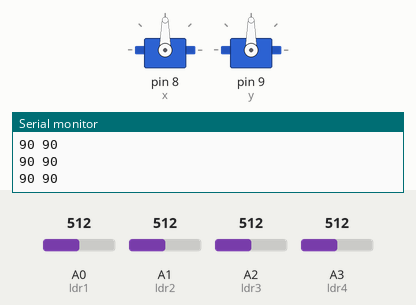
A sketch run on a simulated Arduino Uno, built with avr-gcc and run on an emulated ATmega328P. Shown: 2 × servo, the last lines printed to the serial monitor. Inputs (shaded band) come from the test bench; at power-on: A0 (ldr1) = 512, A1 (ldr2) = 512, A3 (ldr4) = 512, A2 (ldr3) = 512.

Above: at 1.2 s.
1.3 s: A0 (ldr1) set to 716
At 2.4 s:
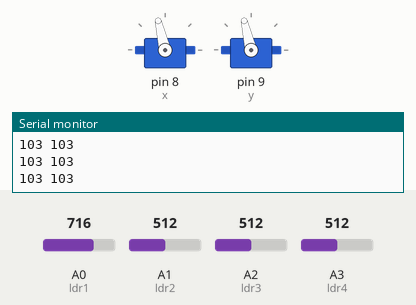
2.9 s: A1 (ldr2) set to 716
At 4.0 s:
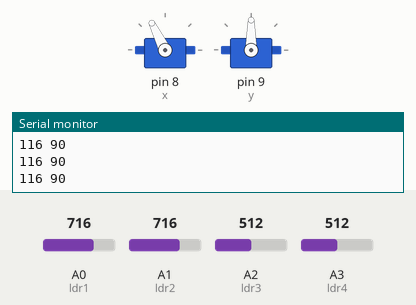
4.5 s: A3 (ldr4) set to 716
At 5.6 s:
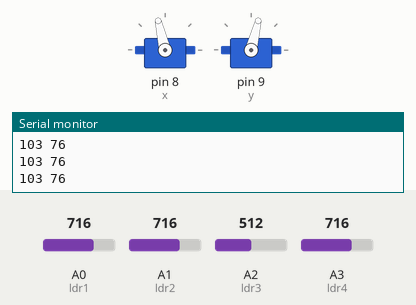
6.1 s: A2 (ldr3) set to 992
At 7.3 s:
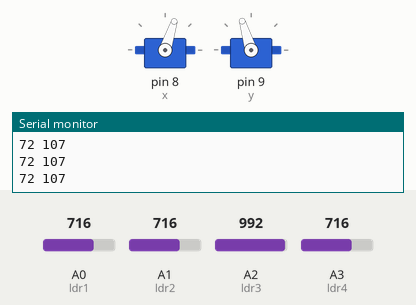
7.7 s: A0 (ldr1) set to 992
At 8.9 s:
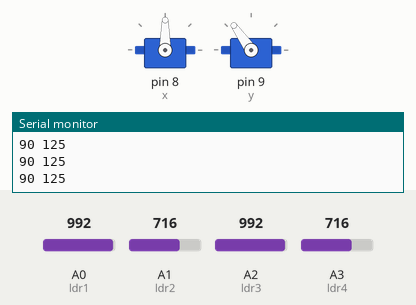
9.3 s: A1 (ldr2) set to 306
At 10.5 s:
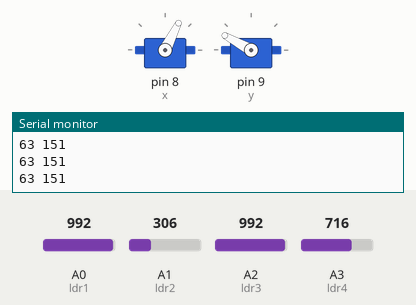
Timing chart, 0 to 11.9 s (numbered marks = the images above; inputs shaded):
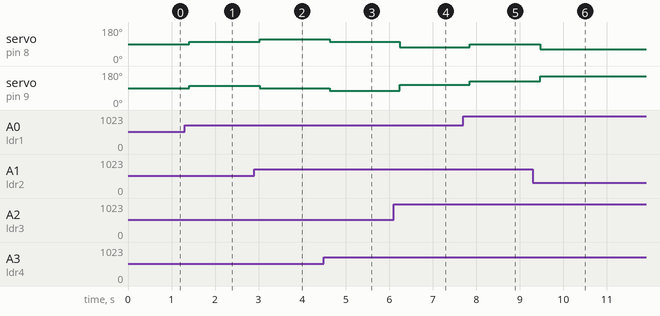

Measured:
- after the input at 1.3 s, servo on pin 8 (x), servo on pin 9 (y): 90° → 103° after 0.11 s
- after the input at 2.9 s, servo on pin 8 (x): 103° → 116° after 0.12 s; servo on pin 9 (y): 103° → 90° after 0.12 s
- after the input at 4.5 s, servo on pin 8 (x): 116° → 103° after 0.13 s; servo on pin 9 (y): 90° → 76° after 0.13 s
- after the input at 6.1 s, servo on pin 8 (x): 103° → 72° after 0.14 s; servo on pin 9 (y): 76° → 107° after 0.14 s
- after the input at 7.7 s, servo on pin 8 (x): 72° → 90° after 0.16 s; servo on pin 9 (y): 107° → 125° after 0.16 s
- after the input at 9.3 s, servo on pin 8 (x): 90° → 63° after 0.17 s; servo on pin 9 (y): 125° → 151° after 0.17 s

The sketch:

SolarTracker.ino
```cpp
#include <Servo.h>

Servo myservoX;
Servo myservoY;

int posX = 0;
int posY = 0;

int ldr1 = A0;
int ldr2 = A1;
int ldr3 = A2;
int ldr4 = A3;

int readingX1;
int readingY1;
int readingX2;
int readingY2;


int x = 8;
int y = 9;

void setup() {
  // put your setup code here, to run once:
  Serial.begin(9600);
  myservoX.attach(x);
  myservoY.attach(y);
}

int AverageX1(int r1, int r2){
  return (r1 + r2) / 2;
}

int AverageX2(int r3, int r4){
  return (r3 + r4) / 2;
}

int AverageY1(int r1, int r3){
  return (r1 + r3) / 2;
}

int AverageY2(int r2, int r4){
  return (r2 + r4) / 2;
}

void moveX(int X1, int X2){
  if(X1 < X2){
    myservoX.write(150);
  }
  else{
    myservoX.write(0);
  }
}

void moveY(int Y1, int Y2){
  if(Y1 < Y2){
    myservoY.write(0);
  }
  else{
    myservoY.write(150);
  }
}


void loop() {

  readingX1 = AverageX1(analogRead(ldr1),analogRead(ldr2));
  readingX2 = AverageX2(analogRead(ldr3),analogRead(ldr4));
  readingY1 = AverageY1(analogRead(ldr1),analogRead(ldr3));
  readingY2 = AverageY2(analogRead(ldr2),analogRead(ldr4));

  // moveX(readingX1,readingX2);
  // moveY(readingY1,readingY2);

  int servoAngleX = map(readingX1 - readingX2, -700, 700, 0, 180);
  int servoAngleY = map(readingY1 - readingY2, -700, 700, 0, 180);

  myservoX.write(servoAngleX);
  myservoY.write(servoAngleY);

  // Serial.print(readingX1);
  // Serial.print(" ");
  // Serial.print(readingX2);
  // Serial.print(" ");
  // Serial.print(readingY1);
  // Serial.print(" ");
  // Serial.print(readingY2);
  // Serial.println();

  Serial.print(servoAngleX);
  Serial.print(" ");
  Serial.print(servoAngleY);
  Serial.println();


  delay(200);
}
```
